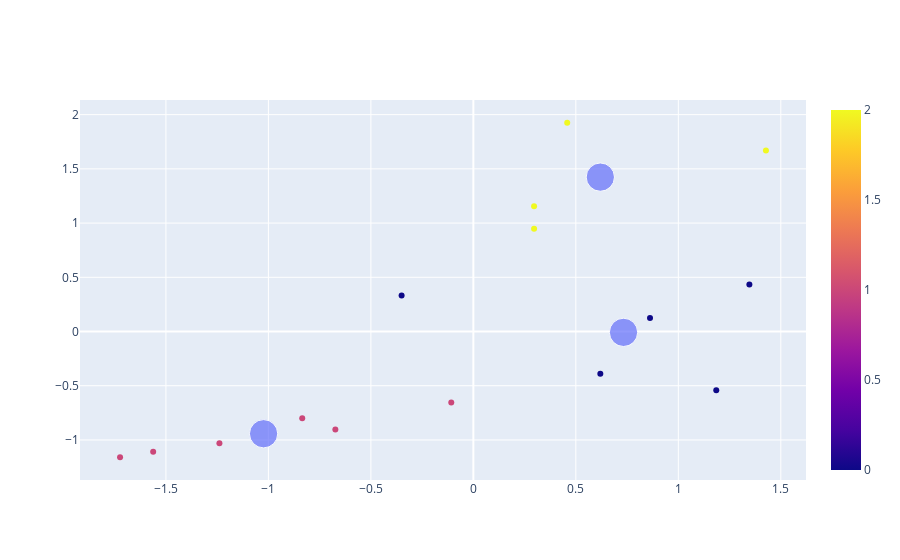

The notebook cell this image was saved under:
### Code cell
import plotly.express as px
import plotly.graph_objects as go

g1 = px.scatter(x=base_salario[:,0], y=base_salario[:,1], color=rotulos)
g2 = px.scatter(x=centroide[:,0], y=centroide[:,1], size=[8,8,8])
g3 = go.Figure(data=g1.data + g2.data)

g3.show()

### Figure 1 — Plotly figure (JSON) as saved in the notebook; plotly's stock layout.template omitted (floating-point values rounded to 4 significant figures)
{"data": [{"hovertemplate": "x=%{x}<br>y=%{y}<br>color=%{marker.color}<extra></extra>", "legendgroup": "", "marker": {"color": [1, 1, 1, 1, 1, 1, 0, 2, 2, 2, 0, 0, 0, 2, 0], "coloraxis": "coloraxis", "symbol": "circle"}, "mode": "markers", "name": "", "orientation": "v", "showlegend": false, "type": "scatter", "x": [-1.724, -1.562, -1.239, -0.835, -0.6734, -0.1077, -0.3502, 0.2963, 0.2963, 0.4579, 0.8619, 1.185, 1.347, 1.428, 0.6195], "xaxis": "x", "y": [-1.16, -1.108, -1.031, -0.7997, -0.9025, -0.6557, 0.3314, 0.9484, 1.154, 1.925, 0.1258, -0.5426, 0.4343, 1.668, -0.3883], "yaxis": "y"}, {"hovertemplate": "x=%{x}<br>y=%{y}<br>size=%{marker.size}<extra></extra>", "legendgroup": "", "marker": {"color": "#636efa", "size": [8, 8, 8], "sizemode": "area", "sizeref": 0.02, "symbol": "circle"}, "mode": "markers", "name": "", "orientation": "v", "showlegend": false, "type": "scatter", "x": [0.7326, -1.024, 0.6195], "xaxis": "x", "y": [-0.007883, -0.9428, 1.424], "yaxis": "y"}], "layout": {}}
